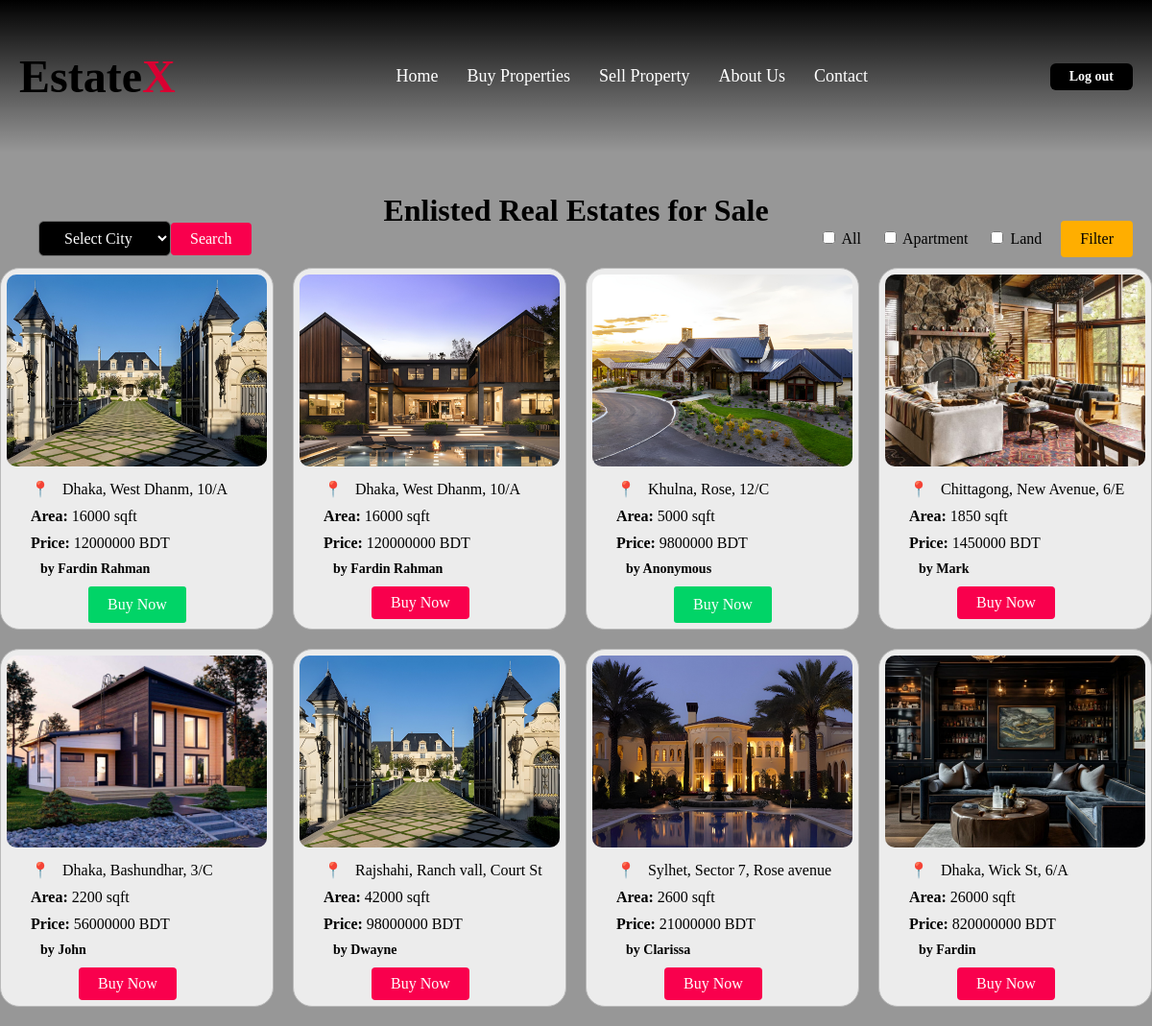
The page /buypage.php (signed in) on the database its author committed.
### tables this page shows
CREATE TABLE `real_estate` (
  `estate_id` int(11) NOT NULL,
  `seller_Name` varchar(30) DEFAULT NULL,
  `price` int(11) DEFAULT NULL,
  `Area_Size` int(11) DEFAULT NULL,
  `City` varchar(255) DEFAULT NULL,
  `Block` varchar(10) DEFAULT NULL,
  `Street` varchar(255) DEFAULT NULL,
  `Buyer_NID` varchar(10) DEFAULT NULL,
  `Seller_NID` varchar(10) DEFAULT NULL,
  `Transaction_code` varchar(255) DEFAULT NULL,
  `Apartment_flag` tinyint(1) DEFAULT 0,
  `Land_flag` tinyint(1) DEFAULT 0,
  `Floor_No` int(20) DEFAULT NULL,
  `Apartment_No` int(6) DEFAULT NULL,
  `description` varchar(255) DEFAULT NULL,
  `image` varchar(255) DEFAULT NULL
);

### buypage.php (the view, shortened to what this page needs)
<!DOCTYPE html>
<html lang="en">
<head>
    <link rel="stylesheet" href="buypagestyle.css">
</head>
<body>
    <header>
        <div class="logo">
            <a href="home.php"><h1>Estate<span>X</span></h1></a>
        </div>
        <nav>
            <ul>
                <li><a href="index.php">Home</a></li>
                <li><a href="buypage.php">Buy Properties</a></li>
                <li><a href="sellpage.php">Sell Property</a></li>
                <li><a href="about.php">About Us</a></li>
                <li><a href="#">Contact</a></li>
            </ul>
        </nav>
        <a href="logout.php" class="btn"><b>Log out</b></a>
    </header>
    <h1 class="heading">Enlisted Real Estates for Sale</h1>
    <form class="city-filter-form" action="" method="get">
        <select name="city" id="city-filter">
            <option value="" selected disabled>Select City</option>
        </select>
        <button type="submit">Search</button>
    </form>
    <form class="filter-form" action="" method="get">
        <label for="filter-all">
            <input type="checkbox" name="filter-all" id="filter-all" value="all" <?php echo isset($_GET['filter-all']) && $_GET['filter-all'] == 'all' ? 'checked' : ''; ?>>
            All
        </label>
        <label for="filter-apartment">
            <input type="checkbox" name="filter" id="filter-apartment" value="apartment" <?php echo isset($_GET['filter']) && $_GET['filter'] == 'apartment' ? 'checked' : ''; ?>>
            Apartment
        </label>
        <label for="filter-land">
            <input type="checkbox" name="filter" id="filter-land" value="land" <?php echo isset($_GET['filter']) && $_GET['filter'] == 'land' ? 'checked' : ''; ?>>
            Land
        </label>
        <button type="submit">Filter</button>
    </form>
    <div class="container">
        <?php
        $conn = mysqli_connect("localhost", "root", "", "estatex");
        $logged_in_user_nid = isset($_SESSION["nid"]) ? $_SESSION["nid"] : null;
        $sql = "SELECT * FROM real_estate";
        $result = $conn->query($sql);
        if ($result->num_rows > 0) {
            while ($row = $result->fetch_assoc()) {
                echo '<div class="property-box">';
                echo '<img src="image/' . $row["image"] . '" alt="Property Image">';
                echo '<div class="property-info">';
                echo '<p><span class="location-marker">&#x1F4CD;</span>&nbsp;&nbsp;' . $row["City"] . ', ' . $row["Block"] . ', ' . $row["Street"] . '</p>';
                echo '<p><b>Area: </b>' . $row["Area_Size"] . ' sqft</p>';
                echo '<p><b>Price: </b>' . $row["price"] . ' BDT</p>';
                echo '<h5>  by ' . $row["seller_Name"] . '</h5>';
                if ($logged_in_user_nid !== $row["Seller_NID"]) {
                    echo '<a href="payment.php?estate_id=' . $row["estate_id"] . '">Buy Now</a>';
                } else {
                    echo '<button class="buy-now-btn" onclick="alert(\'You cannot buy your own property!\')">Buy Now</button>';
                }
                echo '</div>';
                echo '</div>';
            }
        } else {
            echo "0 results";
        }
        ?>
    </div>
</body>
</html>

### buypagestyle.css (style rules this page uses)
body { margin-top: 0; font-family: serif; margin: 0; padding: 0; background-color: #979797; }
.heading { text-align: center; padding: 20px; color: rgb(0, 0, 0); }
.container { margin-top: 100px; max-width: 1200px; margin: 20px auto; display: grid; grid-template-columns: repeat(auto-fill, minmax(250px, 1fr)); gap: 20px; }
.property-box { background-color: #ececec; border: 1px solid #b9b9b9; border-radius: 20px; padding: 6px; position: relative; overflow: hidden; transition: transform 0.3s ease; }
.property-box img { width: 100%; height: 200px; object-fit: cover; border-radius: 10px; }
.property-info { margin-left: 25px; margin-top: 10px; }
.property-info h5 { margin: 10px; font-size: 14px; }
.property-info p { margin: 10px 0; font-size: 16px; }
.property-info a { margin-left: 60px; display: inline-block; padding: 10px 20px; background-color: #01d467; color: #fff; text-decoration: none; border-radius: 3px; transition: background-color 0.3s ease; }
.location-marker { margin-right: 5px; font-size: 16px; }
.filter-form { margin-top: 180px; position: absolute; top: 50px; right: 20px; display: flex; flex-direction: row; }
.filter-form label { margin-top: 8px; margin-bottom: 20px; margin-right: 20px; }
.filter-form button { font-family: serif; margin-bottom: 10px; padding: 8px 20px; background-color: #ffae00; font-size: 16px; color: #000000; border: none; border-radius: 4px; cursor: pointer; transition: background-color 0.3s ease; }
.city-filter-form { margin-top: 160px; position: absolute; top: 70px; left: 20px; display: flex; align-items: center; }
.city-filter-form select { padding: 5px; font-size: 16px; }
.city-filter-form button { padding: 5px 10px; background-color: #007bff; color: #fff; border: none; border-radius: 3px; cursor: pointer; transition: background-color 0.3s ease; }

### buypage.php (style rules this page uses)
header { background: linear-gradient(to bottom, rgba(0,0,0,1), rgba(0,0,0,0)); color: #fff; display: flex; justify-content: space-between; align-items: center; padding: 20px; }
.logo a { text-decoration: none; color: #000; font-size: 24px; }
.logo span { color: #D80032; }
nav ul { list-style: none; display: flex; }
nav ul li { margin: 0 15px; }
nav ul li a { text-decoration: none; color: #fff; font-size: 18px; }
.btn { background: #000; color: #fff; border-radius: 6px; padding: 6px 20px; text-decoration: none; transition: 0.5s; font-size: 14px; }
.city-filter-form select { font-family: serif; background-color: black; padding: 8px 22px; margin-left: 20px; font-size: 16px; border-radius: 6px; color: white; }
.city-filter-form button { padding: 8px 20px; background-color: #f9004d; color: #fff; border: none; border-radius: 4px; font-family: serif; font-size: 16px; cursor: pointer; }
.buy-now-btn { font-family: serif; background-color: #f9004d; color: #fff; border: none; border-radius: 4px; padding: 8px 20px; margin-left: 50px; font-size: 16px; cursor: pointer; text-decoration: none; }

### rows shown on the page
real_estate: image (picture), City "Dhaka", Block "West Dhanm", Street "10/A", Area_Size "16000", price "12000000", seller_Name "Fardin Rahman"
real_estate: image (picture), City "Dhaka", Block "West Dhanm", Street "10/A", Area_Size "16000", price "120000000", seller_Name "Fardin Rahman", Seller_NID "Buy Now"
real_estate: image (picture), City "Khulna", Block "Rose", Street "12/C", Area_Size "5000", price "9800000", seller_Name "Anonymous"
real_estate: image (picture), City "Chittagong", Block "New Avenue", Street "6/E", Area_Size "1850", price "1450000", seller_Name "Mark", Seller_NID "Buy Now"
real_estate: image (picture), City "Dhaka", Block "Bashundhar", Street "3/C", Area_Size "2200", price "56000000", seller_Name "John", Seller_NID "Buy Now"
real_estate: image (picture), City "Rajshahi", Block "Ranch vall", Street "Court St", Area_Size "42000", price "98000000", seller_Name "Dwayne", Seller_NID "Buy Now"
real_estate: image (picture), City "Sylhet", Block "Sector 7", Street "Rose avenue", Area_Size "2600", price "21000000", seller_Name "Clarissa", Seller_NID "Buy Now"
real_estate: image (picture), City "Dhaka", Block "Wick St", Street "6/A", Area_Size "26000", price "820000000", seller_Name "Fardin", Seller_NID "Buy Now"
